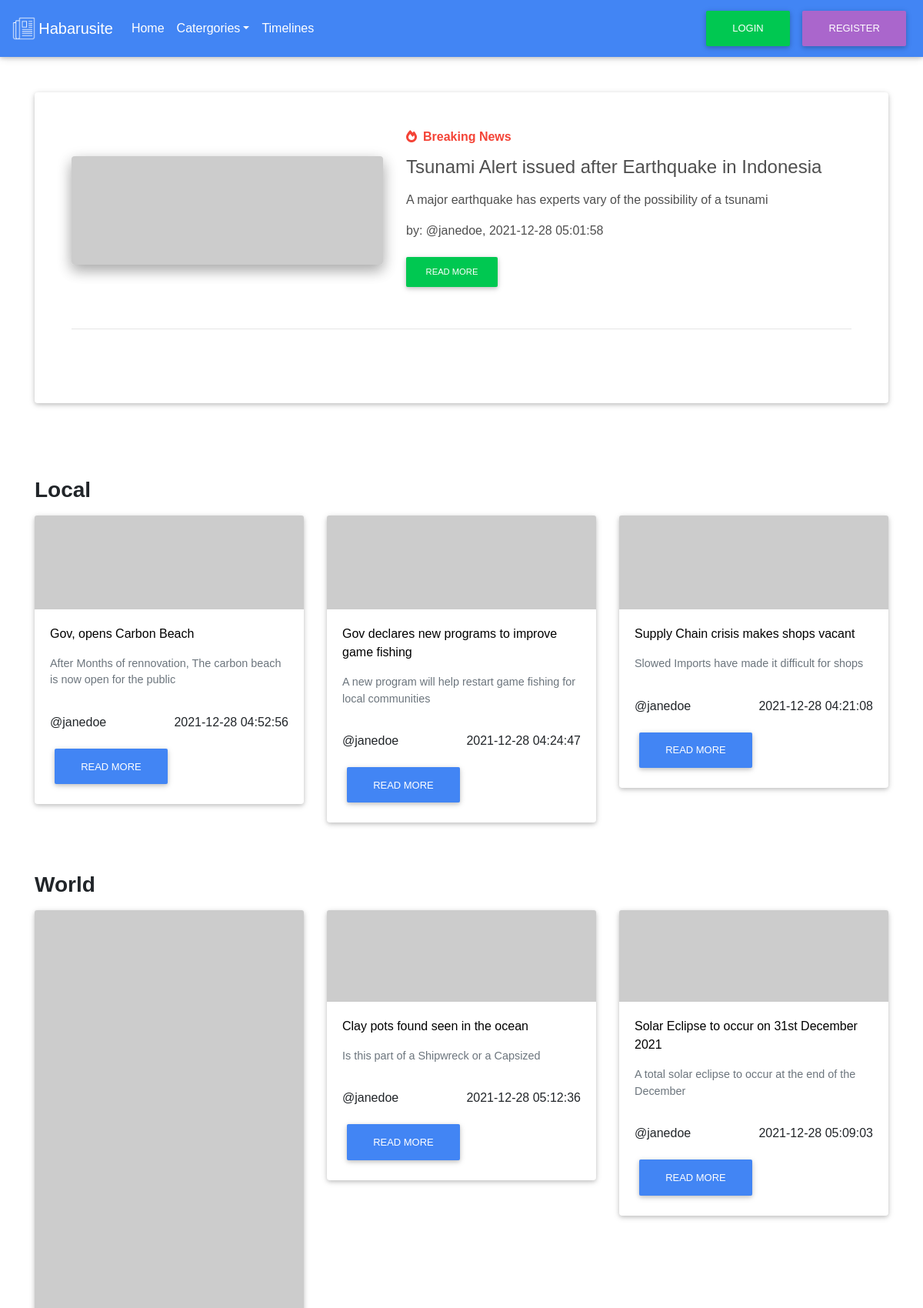
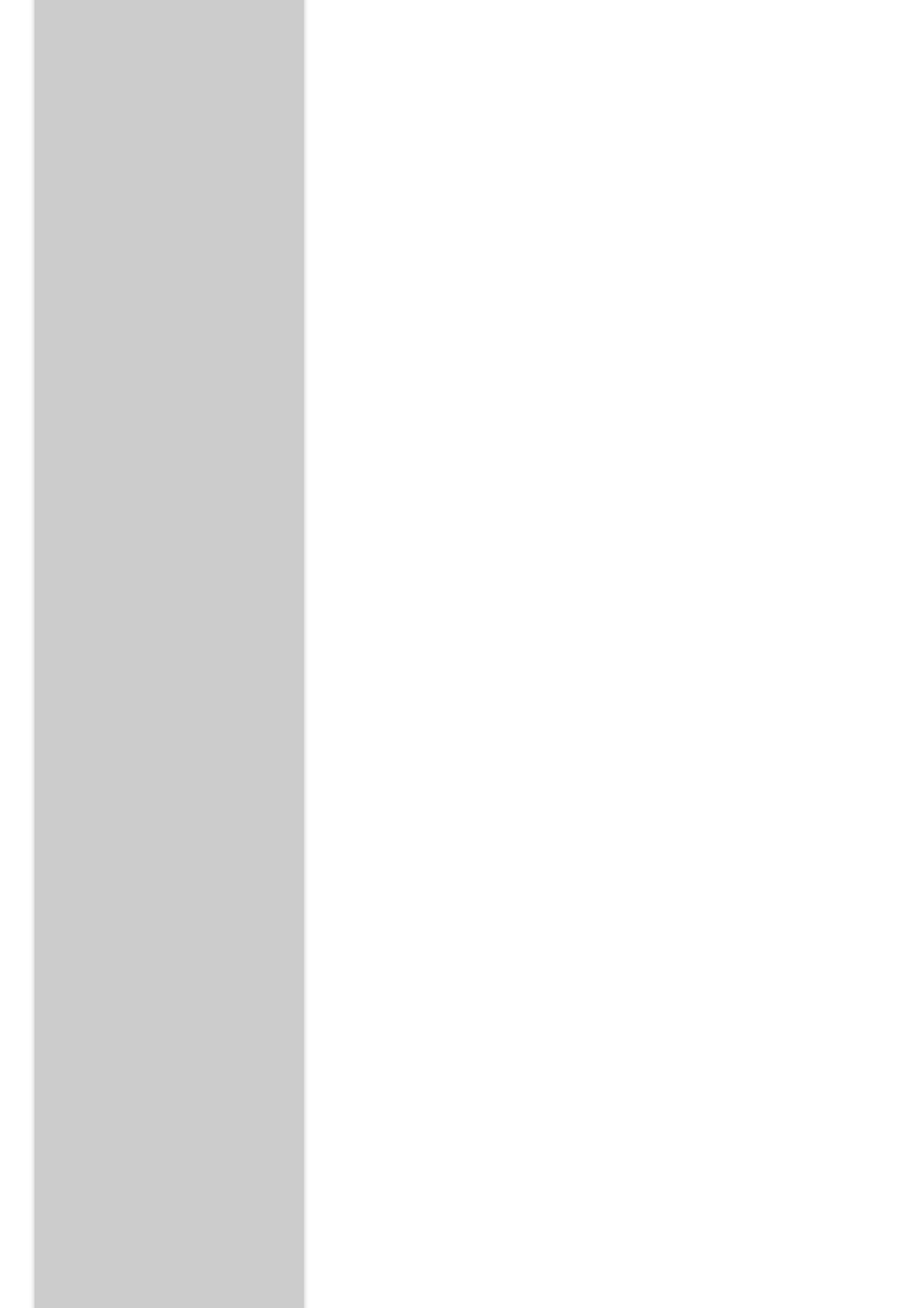
The app's page /Guest/Home.php (upper part) with its own data (2 pictures, top to bottom).
### tables this page shows
CREATE TABLE `tbl_articles` (
  `id` int(255) NOT NULL,
  `istimeline` int(255) NOT NULL,
  `timelineid` int(255) DEFAULT NULL,
  `title` varchar(255) NOT NULL,
  `subtitle` varchar(255) NOT NULL,
  `catergory` int(255) NOT NULL,
  `thumbnail` longtext NOT NULL,
  `byuserid` int(255) NOT NULL,
  `timestamp` datetime NOT NULL,
  `content` longtext NOT NULL,
  `relcommentid` int(255) NOT NULL,
  `status` int(255) NOT NULL,
  `approvedbyuserid` int(255) NOT NULL
);

CREATE TABLE `tbl_users` (
  `id` int(255) NOT NULL,
  `fname` varchar(255) NOT NULL,
  `lname` varchar(255) NOT NULL,
  `username` varchar(255) NOT NULL,
  `gender` int(255) NOT NULL,
  `designation` int(255) NOT NULL,
  `status` int(255) NOT NULL,
  `countrycode` int(255) NOT NULL,
  `phoneno` int(255) NOT NULL,
  `email` varchar(255) NOT NULL,
  `pssword` longtext NOT NULL
);

CREATE TABLE `app_settings` (
  `id` int(255) NOT NULL,
  `breakingnewsid` int(255) NOT NULL,
  `row1cat` int(255) NOT NULL,
  `row2cat` int(255) NOT NULL,
  `row3cat` int(255) NOT NULL,
  `row4cat` int(255) NOT NULL
);

CREATE TABLE `app_catergories` (
  `id` int(255) NOT NULL,
  `name` varchar(255) NOT NULL,
  `description` longtext NOT NULL
);

### php/Database.php (called while the page is built, shortened)
<?php
class Database{
    public function __construct(){
        try{
          $conn = "mysql:host=".DB_HOST.";dbname=".DB_NAME."";
          $this->conn = new PDO($conn,DB_USERNAME, DB_PASS,[
            PDO::ATTR_ERRMODE => PDO::ERRMODE_EXCEPTION,
            PDO::ATTR_DEFAULT_FETCH_MODE => PDO::FETCH_ASSOC,
            PDO::ATTR_EMULATE_PREPARES => false
          ]);
        }catch(Exception $e){
          echo 'An Error occured'.$e;
          exit();
      }
      }
      public function executesql($qtype,$sql,$args){
        switch($qtype){
          case 'selectall':
            $args = null;
            $stmt = $this->conn->prepare($sql);
            $stmt->execute();
            $result = $stmt->fetchAll();
            return $result;
          break;
          case 'selectone':
            $stmt = $this->conn->prepare($sql);
            $stmt->execute($args);
            $result = $stmt->fetch();
            return $result;
          break;
         }
}
}

### Guest/Home.php (the view, shortened to what this page needs)
<?php
include_once('../php/Database.php');
try{
  $row1db = new Database();
  $chksql1 = 'SELECT tbl_articles.id, tbl_articles.title, tbl_articles.subtitle, tbl_articles.thumbnail, tbl_articles.timestamp, tbl_users.username FROM tbl_articles
INNER JOIN app_settings ON tbl_articles.catergory = app_settings.row1cat
INNER JOIN tbl_users ON tbl_articles.byuserid = tbl_users.id
WHERE app_settings.row1cat = tbl_articles.catergory AND tbl_articles.status = 1
ORDER BY timestamp DESC
LIMIT 3';
  $chkarg1 = null;
  $res1 = $row1db->executesql('selectall',$chksql1,$chkarg1);
}catch(Exception $e){
  return 'An error occured with the returning row 1' .$e;
}
try{
  $row2db = new Database();
  $chksql2 = 'SELECT tbl_articles.id, tbl_articles.title, tbl_articles.subtitle, tbl_articles.thumbnail, tbl_articles.timestamp, tbl_users.username FROM tbl_articles
INNER JOIN app_settings ON tbl_articles.catergory = app_settings.row2cat
INNER JOIN tbl_users ON tbl_articles.byuserid = tbl_users.id
WHERE app_settings.row2cat = tbl_articles.catergory AND tbl_articles.status = 1
ORDER BY timestamp DESC
LIMIT 3';
  $chkarg2 = null;
  $res2 = $row2db->executesql('selectall',$chksql2,$chkarg2);
}catch(Exception $e){
  return 'An error occured with the returning row 2' .$e;
}
try{
  $returnconfig1 = new Database();
  $chkconfig1 = 'SELECT app_settings.row1cat, app_catergories.name as row1name FROM app_settings
  INNER JOIN app_catergories ON app_settings.row1cat = app_catergories.id';
  $chkargconfig1 = null;
  $resconfig1 = $returnconfig1->executesql('selectall',$chkconfig1,$chkargconfig1);
}catch(Exception $e){
  return 'An error occured with the returning Config' .$e;
}
try{
  $returnconfig2 = new Database();
  $chkconfig2 = 'SELECT app_settings.row2cat, app_catergories.name as row2name FROM app_settings
  INNER JOIN app_catergories ON app_settings.row2cat = app_catergories.id';
  $chkargconfig2 = null;
  $resconfig2 = $returnconfig2->executesql('selectall',$chkconfig2,$chkargconfig2);
}catch(Exception $e){
  return 'An error occured with the returning Config' .$e;
}
try{
  $returnconfig5 = new Database();
  $chkconfig5 = "SELECT app_settings.breakingnewsid FROM app_settings";
  $chkargconfig5 = null;
  $resconfig5 = $returnconfig5->executesql('selectone',$chkconfig5,$chkargconfig5);
}catch(Exception $e){
  return 'An error occured with the returning Config 4' .$e;
}
if($resconfig5['breakingnewsid'] == 0){
  try{
    $returnconfig8 = new Database();
    $chkconfig8 = "SELECT tbl_articles.id, tbl_articles.title, tbl_articles.subtitle, tbl_articles.thumbnail, tbl_articles.timestamp, tbl_users.username FROM tbl_articles
    INNER JOIN tbl_users ON tbl_articles.byuserid = tbl_users.id
    WHERE tbl_articles.status = 1
    ORDER BY timestamp ASC
    LIMIT 1";
    $chkargconfig8 = null;
    $resconfig8 = $returnconfig8->executesql('selectone',$chkconfig8,$chkargconfig8);
  }catch(Exception $e){
    return 'An error occured with the returning Config 4' .$e;
  }
  }else if($resconfigbn['breakingnewsid'] !== 0){
  try{
      $returnconfig8 = new Database();
      $chkconfig8 = " SELECT tbl_articles.id, tbl_articles.title, tbl_articles.subtitle, tbl_articles.thumbnail, tbl_articles.timestamp, tbl_users.username, app_settings.breakingnewsid
      FROM tbl_articles
      INNER JOIN app_settings ON tbl_articles.id = app_settings.breakingnewsid
      INNER JOIN tbl_users ON tbl_articles.byuserid = tbl_users.id
      WHERE tbl_articles.status = 1 AND tbl_articles.id = app_settings.breakingnewsid
      ORDER BY tbl_articles.timestamp ASC LIMIT 1";
      $chkargconfig8 = null;
      $resconfig8 = $returnconfig8->executesql('selectone',$chkconfig8,$chkargconfig8);
    }catch(Exception $e){
      return 'An error occured with the returning Config 4' .$e;
    }
  }else{
      echo 'An error occured';
  }
?>
<!DOCTYPE html>
<html lang="en">
<head>
    <link rel="stylesheet" href="https://use.fontawesome.com/releases/v5.8.2/css/all.css">
    <link rel="stylesheet" href="../assets/css/css.css">
    <link href="../assets/css/bootstrap.min.css" rel="stylesheet">
    <link href="../assets/css/mdb.min.css" rel="stylesheet">
</head>
<body>
<?php include_once('inc/guest-navbar.php') ?>
<br>
<br>
<br>
<div class="container mt-5">
<div class='card p-5'>
  <?php
  if($resconfig5['breakingnewsid'] == 0){
    echo "
    <section class='dark-grey-text'>
    <div class='row align-items-center'>
      <div class='col-lg-5'>
        <div class='view overlay rounded z-depth-2 mb-lg-0 mb-4'>
          <img class='img-fluid' src=".$resconfig8['thumbnail']." alt='Sample image'>
          <a>
            <div class='mask rgba-white-slight'></div>
          </a>
        </div>
      </div>
      <div class='col-lg-7'>
        <a href='#!' class='green-text'>
          <h6 class='font-weight-bold mb-3'><i class='far fa-newspaper mr-2'></i>Top News</h6>
        </a>
        <h4 class='font-weight-bold mb-3'><strong>".$resconfig8['title']."</strong></h4>
        <p>".$resconfig8['subtitle']."</p>
        <p>by: <a><strong>@".$resconfig8['username']."</strong></a>, ".$resconfig8['timestamp']."</p>
        <a class='btn btn-success btn-md btn-rounded mx-0' href='Article.php?articleid=".$resconfig8['id']."'>Read more</a>
      </div>
    </div>
    <hr class='my-5'>
  </section>
    ";
  }else if($resconfig5['breakingnewsid'] !== 0){
    echo "
    <section class='dark-grey-text'>
    <div class='row align-items-center'>
      <div class='col-lg-5'>
        <div class='view overlay rounded z-depth-2 mb-lg-0 mb-4'>
          <img class='img-fluid' src=".$resconfig8['thumbnail']." alt='Sample image'>
          <a>
            <div class='mask rgba-white-slight'></div>
          </a>
        </div>
      </div>
      <div class='col-lg-7'>
        <a href='#!' class='red-text'>
          <h6 class='font-weight-bold mb-3'><i class='fas fa-fire-alt mr-2'></i>Breaking News</h6>
        </a>
        <h4 class='font-weight-bold mb-3'><strong>".$resconfig8['title']."</strong></h4>
        <p>".$resconfig8['subtitle']."</p>
        <p>by: <a><strong>@".$resconfig8['username']."</strong></a>, ".$resconfig8['timestamp']."</p>
        <a class='btn btn-success btn-md btn-rounded mx-0' href='Article.php?articleid=".$resconfig8['id']."'>Read more</a>
      </div>
    </div>
    <hr class='my-5'>
  </section>
    ";
  }else{
  }
  ?>
  </div>
</div>
<div class="container mt-5">
  <section class="">
    <?php
      foreach($resconfig1 as $config1title){
        echo "
        <div class='row'>
          <div class='col-sm-12'>
            <div class='text-start mt-5'>
              <h3 class='text-start font-weight-bold mb-3'>".$config1title['row1name']."</h3>
            </div>
          </div>
        </div>
        ";
      }
    ?>
    <div class="row">
    <?php
    foreach ($res1 as $res1card){
      echo "
      <div class='col-lg-4 col-md-6 mb-3'>
        <div class='card hoverable'>
          <img class='card-img-top' src='".$res1card['thumbnail']."' alt='Card image'>
          <div class='card-body'>
            <a class='black-text'>".$res1card['title']."</a>
            <p class='card-title text-muted font-small mt-3 mb-2'>".$res1card['subtitle']."</p>
            <br>
            <div class='row'>
              <div class='col-sm-5 d-flex justify-content-start'><p class='text-small'>@".$res1card['username']."</p></div>
              <div class='col-sm-7 d-flex justify-content-end'><p class='text-small'>".$res1card['timestamp']."</p></div>
            </div>
            <a class='btn btn-primary text-white' href='Article.php?articleid=".$res1card['id']."'>Read More</a>
          </div>
        </div>
      </div>
      ";
    }
    ?>
  </section>
  <section class="">
    <?php
      foreach($resconfig2 as $config2title){
        echo "
        <div class='row'>
          <div class='col-sm-12'>
            <div class='text-start mt-5'>
              <h3 class='text-start font-weight-bold mb-3'>".$config2title['row2name']."</h3>
            </div>
          </div>
        </div>
        ";
      }
    ?>
    <div class="row">
    <?php
    foreach ($res2 as $res2card){
      echo "
      <div class='col-lg-4 col-md-6 mb-3'>
        <div class='card hoverable'>
          <img class='card-img-top' src='".$res2card['thumbnail']."' alt='Card image'>
          <div class='card-body'>
            <a class='black-text'>".$res2card['title']."</a>
            <p class='card-title text-muted font-small mt-3 mb-2'>".$res2card['subtitle']."</p>
            <br>
            <div class='row'>
              <div class='col-sm-5 d-flex justify-content-start'><p class='text-small'>@".$res2card['username']."</p></div>
              <div class='col-sm-7 d-flex justify-content-end'><p class='text-small'>".$res2card['timestamp']."</p></div>
            </div>
            <a class='btn btn-primary text-white' href='Article.php?articleid=".$res2card['id']."'>Read More</a>
          </div>
        </div>
      </div>
      ";
    }
    ?>
  </section>
</div>
</body>
</html>

### records on screen
tbl_articles: title "Tsunami Alert issued after Earthquake in Indonesia", subtitle "A major earthquake has experts vary of the possibility of a tsunami", byuserid.username "janedoe", timestamp "2021-12-28 05:01:58"
app_settings: app_catergories.name "Local", app_catergories.name "World"
tbl_articles: title "Gov, opens Carbon Beach", subtitle "After Months of rennovation, The carbon beach is now open for the public", byuserid.username "janedoe", timestamp "2021-12-28 04:52:56"
tbl_articles: title "Gov declares new programs to improve game fishing", subtitle "A new program will help restart game fishing for local communities", byuserid.username "janedoe", timestamp "2021-12-28 04:24:47"
tbl_articles: title "Supply Chain crisis makes shops vacant", subtitle "Slowed Imports have made it difficult for shops", byuserid.username "janedoe", timestamp "2021-12-28 04:21:08"
tbl_articles: title "Clay pots found seen in the ocean", subtitle "Is this part of a Shipwreck or a Capsized", byuserid.username "janedoe", timestamp "2021-12-28 05:12:36"
tbl_articles: title "Solar Eclipse to occur on 31st December 2021", subtitle "A total solar eclipse to occur at the end of the December", byuserid.username "janedoe", timestamp "2021-12-28 05:09:03"
